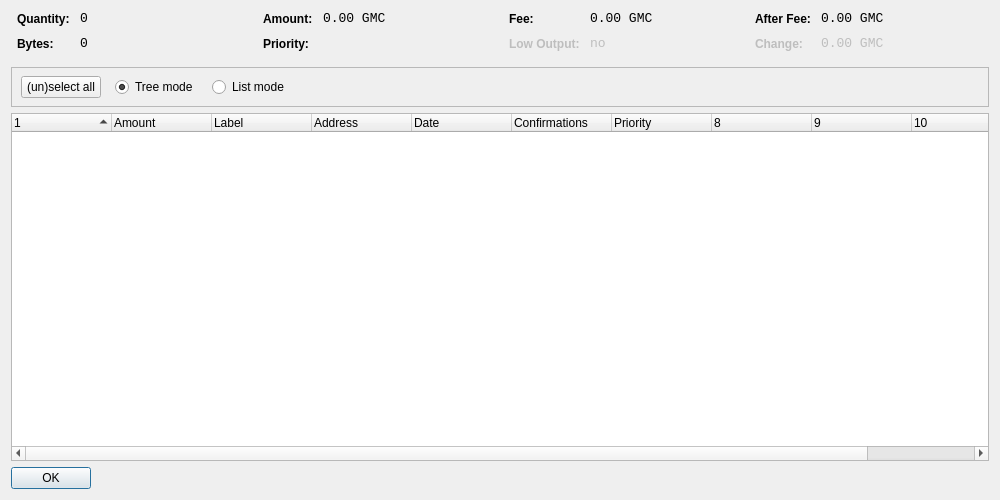
<?xml version="1.0" encoding="UTF-8"?>
<ui version="4.0">
 <class>CoinControlDialog</class>
 <widget class="QDialog" name="CoinControlDialog">
  <property name="geometry">
   <rect>
    <x>0</x>
    <y>0</y>
    <width>1000</width>
    <height>500</height>
   </rect>
  </property>
  <property name="windowTitle">
   <string>Coin Control</string>
  </property>
  <layout class="QVBoxLayout" name="verticalLayout">
   <item>
    <layout class="QHBoxLayout" name="horizontalLayoutTop" stretch="0,0,0,0">
     <property name="topMargin">
      <number>0</number>
     </property>
     <property name="bottomMargin">
      <number>10</number>
     </property>
     <item>
      <layout class="QFormLayout" name="formLayoutCoinControl1">
       <property name="horizontalSpacing">
        <number>10</number>
       </property>
       <property name="verticalSpacing">
        <number>10</number>
       </property>
       <property name="leftMargin">
        <number>6</number>
       </property>
       <property name="rightMargin">
        <number>6</number>
       </property>
       <item row="0" column="0">
        <widget class="QLabel" name="labelCoinControlQuantityText">
         <property name="styleSheet">
          <string notr="true">font-weight:bold;</string>
         </property>
         <property name="text">
          <string>Quantity:</string>
         </property>
        </widget>
       </item>
       <item row="0" column="1">
        <widget class="QLabel" name="labelCoinControlQuantity">
         <property name="font">
          <font>
           <family>Monospace</family>
           <pointsize>10</pointsize>
          </font>
         </property>
         <property name="cursor">
          <cursorShape>IBeamCursor</cursorShape>
         </property>
         <property name="contextMenuPolicy">
          <enum>Qt::ActionsContextMenu</enum>
         </property>
         <property name="text">
          <string notr="true">0</string>
         </property>
         <property name="textInteractionFlags">
          <set>Qt::LinksAccessibleByMouse|Qt::TextSelectableByKeyboard|Qt::TextSelectableByMouse</set>
         </property>
        </widget>
       </item>
       <item row="1" column="0">
        <widget class="QLabel" name="labelCoinControlBytesText">
         <property name="styleSheet">
          <string notr="true">font-weight:bold;</string>
         </property>
         <property name="text">
          <string>Bytes:</string>
         </property>
        </widget>
       </item>
       <item row="1" column="1">
        <widget class="QLabel" name="labelCoinControlBytes">
         <property name="font">
          <font>
           <family>Monospace</family>
           <pointsize>10</pointsize>
          </font>
         </property>
         <property name="cursor">
          <cursorShape>IBeamCursor</cursorShape>
         </property>
         <property name="contextMenuPolicy">
          <enum>Qt::ActionsContextMenu</enum>
         </property>
         <property name="text">
          <string notr="true">0</string>
         </property>
         <property name="textInteractionFlags">
          <set>Qt::LinksAccessibleByMouse|Qt::TextSelectableByKeyboard|Qt::TextSelectableByMouse</set>
         </property>
        </widget>
       </item>
      </layout>
     </item>
     <item>
      <layout class="QFormLayout" name="formLayoutCoinControl2">
       <property name="horizontalSpacing">
        <number>10</number>
       </property>
       <property name="verticalSpacing">
        <number>10</number>
       </property>
       <property name="leftMargin">
        <number>6</number>
       </property>
       <property name="rightMargin">
        <number>6</number>
       </property>
       <item row="0" column="0">
        <widget class="QLabel" name="labelCoinControlAmountText">
         <property name="styleSheet">
          <string notr="true">font-weight:bold;</string>
         </property>
         <property name="text">
          <string>Amount:</string>
         </property>
        </widget>
       </item>
       <item row="0" column="1">
        <widget class="QLabel" name="labelCoinControlAmount">
         <property name="font">
          <font>
           <family>Monospace</family>
           <pointsize>10</pointsize>
          </font>
         </property>
         <property name="cursor">
          <cursorShape>IBeamCursor</cursorShape>
         </property>
         <property name="contextMenuPolicy">
          <enum>Qt::ActionsContextMenu</enum>
         </property>
         <property name="text">
          <string notr="true">0.00 GMC</string>
         </property>
         <property name="textInteractionFlags">
          <set>Qt::LinksAccessibleByMouse|Qt::TextSelectableByKeyboard|Qt::TextSelectableByMouse</set>
         </property>
        </widget>
       </item>
       <item row="1" column="0">
        <widget class="QLabel" name="labelCoinControlPriorityText">
         <property name="styleSheet">
          <string notr="true">font-weight:bold;</string>
         </property>
         <property name="text">
          <string>Priority:</string>
         </property>
        </widget>
       </item>
       <item row="1" column="1">
        <widget class="QLabel" name="labelCoinControlPriority">
         <property name="font">
          <font>
           <family>Monospace</family>
           <pointsize>10</pointsize>
          </font>
         </property>
         <property name="cursor">
          <cursorShape>IBeamCursor</cursorShape>
         </property>
         <property name="contextMenuPolicy">
          <enum>Qt::ActionsContextMenu</enum>
         </property>
         <property name="text">
          <string/>
         </property>
         <property name="textInteractionFlags">
          <set>Qt::LinksAccessibleByMouse|Qt::TextSelectableByKeyboard|Qt::TextSelectableByMouse</set>
         </property>
        </widget>
       </item>
      </layout>
     </item>
     <item>
      <layout class="QFormLayout" name="formLayoutCoinControl3">
       <property name="horizontalSpacing">
        <number>10</number>
       </property>
       <property name="verticalSpacing">
        <number>10</number>
       </property>
       <property name="leftMargin">
        <number>6</number>
       </property>
       <property name="rightMargin">
        <number>6</number>
       </property>
       <item row="0" column="0">
        <widget class="QLabel" name="labelCoinControlFeeText">
         <property name="styleSheet">
          <string notr="true">font-weight:bold;</string>
         </property>
         <property name="text">
          <string>Fee:</string>
         </property>
        </widget>
       </item>
       <item row="0" column="1">
        <widget class="QLabel" name="labelCoinControlFee">
         <property name="font">
          <font>
           <family>Monospace</family>
           <pointsize>10</pointsize>
          </font>
         </property>
         <property name="cursor">
          <cursorShape>IBeamCursor</cursorShape>
         </property>
         <property name="contextMenuPolicy">
          <enum>Qt::ActionsContextMenu</enum>
         </property>
         <property name="text">
          <string notr="true">0.00 GMC</string>
         </property>
         <property name="textInteractionFlags">
          <set>Qt::LinksAccessibleByMouse|Qt::TextSelectableByKeyboard|Qt::TextSelectableByMouse</set>
         </property>
        </widget>
       </item>
       <item row="1" column="0">
        <widget class="QLabel" name="labelCoinControlLowOutputText">
         <property name="enabled">
          <bool>false</bool>
         </property>
         <property name="styleSheet">
          <string notr="true">font-weight:bold;</string>
         </property>
         <property name="text">
          <string>Low Output:</string>
         </property>
        </widget>
       </item>
       <item row="1" column="1">
        <widget class="QLabel" name="labelCoinControlLowOutput">
         <property name="enabled">
          <bool>false</bool>
         </property>
         <property name="font">
          <font>
           <family>Monospace</family>
           <pointsize>10</pointsize>
          </font>
         </property>
         <property name="cursor">
          <cursorShape>IBeamCursor</cursorShape>
         </property>
         <property name="contextMenuPolicy">
          <enum>Qt::ActionsContextMenu</enum>
         </property>
         <property name="text">
          <string notr="true">no</string>
         </property>
         <property name="textInteractionFlags">
          <set>Qt::LinksAccessibleByMouse|Qt::TextSelectableByKeyboard|Qt::TextSelectableByMouse</set>
         </property>
        </widget>
       </item>
      </layout>
     </item>
     <item>
      <layout class="QFormLayout" name="formLayoutCoinControl4">
       <property name="horizontalSpacing">
        <number>10</number>
       </property>
       <property name="verticalSpacing">
        <number>10</number>
       </property>
       <property name="leftMargin">
        <number>6</number>
       </property>
       <property name="rightMargin">
        <number>6</number>
       </property>
       <item row="0" column="0">
        <widget class="QLabel" name="labelCoinControlAfterFeeText">
         <property name="styleSheet">
          <string notr="true">font-weight:bold;</string>
         </property>
         <property name="text">
          <string>After Fee:</string>
         </property>
        </widget>
       </item>
       <item row="0" column="1">
        <widget class="QLabel" name="labelCoinControlAfterFee">
         <property name="font">
          <font>
           <family>Monospace</family>
           <pointsize>10</pointsize>
          </font>
         </property>
         <property name="cursor">
          <cursorShape>IBeamCursor</cursorShape>
         </property>
         <property name="contextMenuPolicy">
          <enum>Qt::ActionsContextMenu</enum>
         </property>
         <property name="text">
          <string notr="true">0.00 GMC</string>
         </property>
         <property name="textInteractionFlags">
          <set>Qt::LinksAccessibleByMouse|Qt::TextSelectableByKeyboard|Qt::TextSelectableByMouse</set>
         </property>
        </widget>
       </item>
       <item row="1" column="0">
        <widget class="QLabel" name="labelCoinControlChangeText">
         <property name="enabled">
          <bool>false</bool>
         </property>
         <property name="styleSheet">
          <string notr="true">font-weight:bold;</string>
         </property>
         <property name="text">
          <string>Change:</string>
         </property>
        </widget>
       </item>
       <item row="1" column="1">
        <widget class="QLabel" name="labelCoinControlChange">
         <property name="enabled">
          <bool>false</bool>
         </property>
         <property name="font">
          <font>
           <family>Monospace</family>
           <pointsize>10</pointsize>
          </font>
         </property>
         <property name="cursor">
          <cursorShape>IBeamCursor</cursorShape>
         </property>
         <property name="contextMenuPolicy">
          <enum>Qt::ActionsContextMenu</enum>
         </property>
         <property name="text">
          <string notr="true">0.00 GMC</string>
         </property>
         <property name="textInteractionFlags">
          <set>Qt::LinksAccessibleByMouse|Qt::TextSelectableByKeyboard|Qt::TextSelectableByMouse</set>
         </property>
        </widget>
       </item>
      </layout>
     </item>
    </layout>
   </item>
   <item>
    <widget class="QFrame" name="frame">
     <property name="minimumSize">
      <size>
       <width>0</width>
       <height>40</height>
      </size>
     </property>
     <property name="frameShape">
      <enum>QFrame::StyledPanel</enum>
     </property>
     <property name="frameShadow">
      <enum>QFrame::Sunken</enum>
     </property>
     <widget class="QWidget" name="horizontalLayoutWidget">
      <property name="geometry">
       <rect>
        <x>10</x>
        <y>0</y>
        <width>781</width>
        <height>41</height>
       </rect>
      </property>
      <layout class="QHBoxLayout" name="horizontalLayoutPanel" stretch="0,0,0,0,0">
       <property name="spacing">
        <number>14</number>
       </property>
       <item>
        <widget class="QPushButton" name="pushButtonSelectAll">
         <property name="sizePolicy">
          <sizepolicy hsizetype="Maximum" vsizetype="Fixed">
           <horstretch>0</horstretch>
           <verstretch>0</verstretch>
          </sizepolicy>
         </property>
         <property name="text">
          <string>(un)select all</string>
         </property>
        </widget>
       </item>
       <item>
        <widget class="QRadioButton" name="radioTreeMode">
         <property name="sizePolicy">
          <sizepolicy hsizetype="Maximum" vsizetype="Fixed">
           <horstretch>0</horstretch>
           <verstretch>0</verstretch>
          </sizepolicy>
         </property>
         <property name="text">
          <string>Tree mode</string>
         </property>
         <property name="checked">
          <bool>true</bool>
         </property>
        </widget>
       </item>
       <item>
        <widget class="QRadioButton" name="radioListMode">
         <property name="sizePolicy">
          <sizepolicy hsizetype="Maximum" vsizetype="Fixed">
           <horstretch>0</horstretch>
           <verstretch>0</verstretch>
          </sizepolicy>
         </property>
         <property name="text">
          <string>List mode</string>
         </property>
        </widget>
       </item>
       <item>
        <spacer name="horizontalSpacer">
         <property name="orientation">
          <enum>Qt::Horizontal</enum>
         </property>
         <property name="sizeHint" stdset="0">
          <size>
           <width>40</width>
           <height>20</height>
          </size>
         </property>
        </spacer>
       </item>
      </layout>
     </widget>
    </widget>
   </item>
   <item>
    <widget class="CoinControlTreeWidget" name="treeWidget">
     <property name="contextMenuPolicy">
      <enum>Qt::CustomContextMenu</enum>
     </property>
     <property name="sortingEnabled">
      <bool>false</bool>
     </property>
     <property name="columnCount">
      <number>11</number>
     </property>
     <attribute name="headerShowSortIndicator" stdset="0">
      <bool>true</bool>
     </attribute>
     <attribute name="headerStretchLastSection">
      <bool>false</bool>
     </attribute>
     <column>
      <property name="text">
       <string/>
      </property>
     </column>
     <column>
      <property name="text">
       <string>Amount</string>
      </property>
     </column>
     <column>
      <property name="text">
       <string>Label</string>
      </property>
     </column>
     <column>
      <property name="text">
       <string>Address</string>
      </property>
     </column>
     <column>
      <property name="text">
       <string>Date</string>
      </property>
     </column>
     <column>
      <property name="text">
       <string>Confirmations</string>
      </property>
      <property name="toolTip">
       <string>Confirmed</string>
      </property>
     </column>
     <column>
      <property name="text">
       <string>Priority</string>
      </property>
     </column>
     <column>
      <property name="text">
       <string/>
      </property>
     </column>
     <column>
      <property name="text">
       <string/>
      </property>
     </column>
     <column>
      <property name="text">
       <string/>
      </property>
     </column>
     <column>
      <property name="text">
       <string/>
      </property>
     </column>
    </widget>
   </item>
   <item>
    <widget class="QDialogButtonBox" name="buttonBox">
     <property name="sizePolicy">
      <sizepolicy hsizetype="Maximum" vsizetype="Fixed">
       <horstretch>0</horstretch>
       <verstretch>0</verstretch>
      </sizepolicy>
     </property>
     <property name="orientation">
      <enum>Qt::Horizontal</enum>
     </property>
     <property name="standardButtons">
      <set>QDialogButtonBox::Ok</set>
     </property>
    </widget>
   </item>
  </layout>
 </widget>
 <customwidgets>
  <customwidget>
   <class>CoinControlTreeWidget</class>
   <extends>QTreeWidget</extends>
   <header>coincontroltreewidget.h</header>
  </customwidget>
 </customwidgets>
 <resources/>
 <connections/>
</ui>
